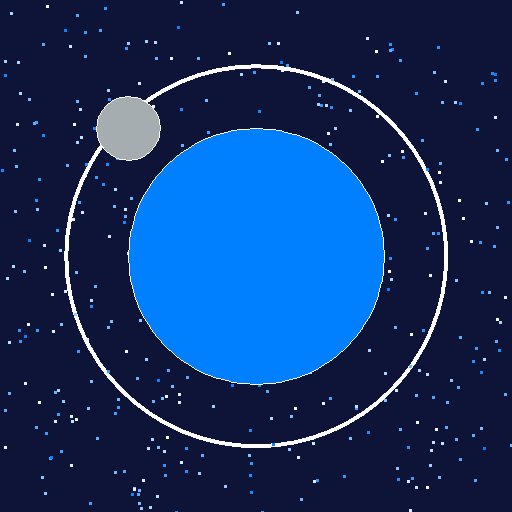
Frame 1 (no input)
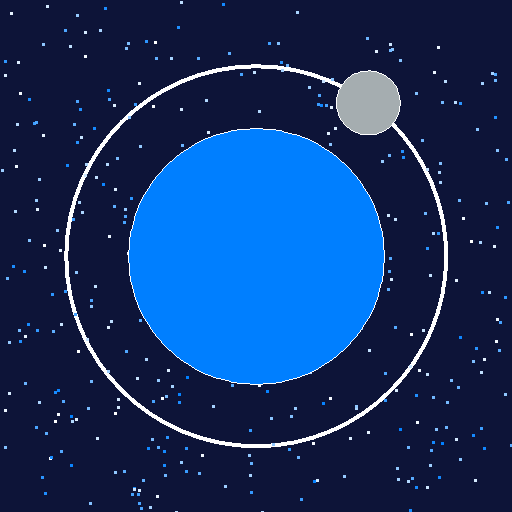
Frame 60 (the mouse pressed at the canvas centre just before this capture)
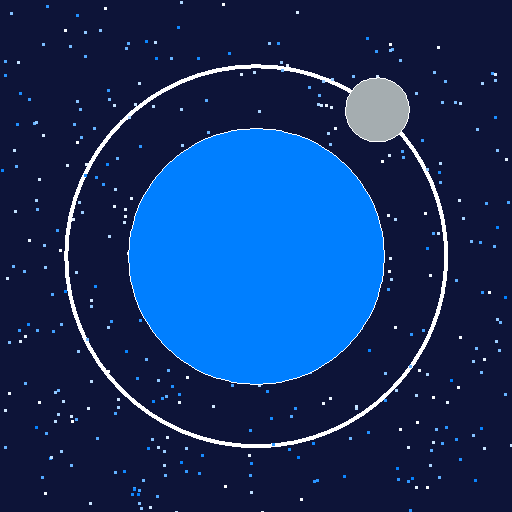
Frame 120 (the mouse held since frame 60 and released just before this capture)

The Processing sketch that drew these frames (run headless with seeded random() and noise(); from frame 60 on, the mouse is pressed at the canvas centre):

// Processing sketch: OrbitAssetCreator
// ── OrbitAssetCreator.pde

// Colors
color shaderPink = #ff2a94;
color white = #ffffff;
color black = #000000;

color azure = #007FFF;
color gray = #a5adb0;
color deepSpaceBlue = #0d1438;

star[] galaxy = new star[400];

planet moon = new planet();

boolean isDev = false;

void setup()
{

  size(512,512);
  background((isDev) ? shaderPink : deepSpaceBlue);
  noSmooth();
  if (isDev) {
    noLoop();
  }
  frameRate(480);
  
  //Create the stars
  createStars();
  
  moon.pos = new PVector(128,128);
  moon.col = gray;
  
}

void draw()
{

  background((isDev) ? shaderPink : deepSpaceBlue);
  
  if (!isDev) {
  // Draw the orbit line
  strokeWeight(4);
  stroke(white);
  fill(deepSpaceBlue);
  ellipse(256,256,380, 380);
  
  // Draw the stars
  strokeWeight(1);
  for (int i=0; i < 400; i++)
  {
    int starshine = lerpColor(white, azure, random(1));
    galaxy[i].col = starshine;
    galaxy[i].draw();
  }
  
    
  // Create a little moon
  moon.draw();
  
  }
  
  // Setup brush for planetary sketching
  stroke(white);
  fill(azure);

  // Create a blue geoid shape.
  ellipse(256,256,256,256);

  
  //save("planet-###.png");

}

class star
{
  
  PVector pos;
  color col;
  
  void draw()
  {
    stroke(col);
    fill(col);
    rect(pos.x,pos.y,2,2);
  }

}

class planet
{
  
  float orbitalprog = -1;
  PVector pos;
  color col;
  
  void draw()
  {
    stroke(white);
    fill(col);
    ellipse(pos.x,pos.y,64,64);
    update();
  }
  
  void update()
  {
    
    orbitalprog += 0.001;
    pos.x = 256+190*cos(orbitalprog);
    pos.y = 256+190*sin(orbitalprog);
    
  }

}


void keyPressed()
{

  createStars();

}

void createStars()
{

    for (int i=0; i < 400; i++)
  {
    int starshine = lerpColor(white, azure, random(1));
    galaxy[i] = new star();
    galaxy[i].col = starshine;
    galaxy[i].pos = new PVector(random(512), random(512));
  }

}
